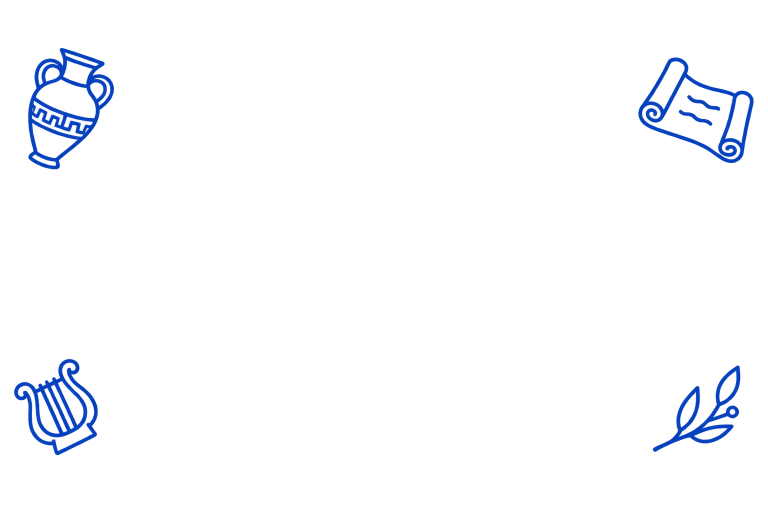
#> input picture assets/greek-objects-handdrawn-v3.png, 1536 x 1024 px (shown at 1/2 size)
$ python optimize_site_images.py
#> lines starting #> are read from the running program, lines starting #| are printed output that depends on the picture
#> in main, original is the input picture: PIL image 1536x1024 RGBA; mean R, G, B, A 0.4, 10.1, 31.5, 5.6
#!/usr/bin/env python3
"""Export existing homepage artwork exactly as rendered, using lossless WebP.

No drawing is regenerated. Crop coordinates and colour/alpha transforms reproduce
build_reader's former SVG viewports, feFlood/SourceAlpha and red-channel filter.
Original artwork is preserved. Hashed outputs can be cached immutably.
"""
from pathlib import Path
import hashlib
import json
from PIL import Image

ROOT=Path(__file__).resolve().parent.parent
ASSETS=ROOT/'assets'
OUTPUT=ASSETS/'optimized'
BLUE=(7,95,206)
PAPER=(222,222,222)
MOTIFS={'vase':(46,86,192,263),'scroll':(1267,105,250,231),'lyre':(18,708,188,212),'twig':(1296,721,195,193)}
PASSAGES={'passage-muses-v1.png':(16,70,1510,950),'passage-first-beings-v1.png':(36,70,1464,915),'passage-cronus-v3.png':(0,0,1536,1024)}
GODS={'gaia':(0,647),'zeus':(647,648),'athena':(1295,647)}

def sha(path):return hashlib.sha256(path.read_bytes()).hexdigest()
def crop(image,box):
#> called with box = (46, 86, 192, 263)
    x,y,w,h=box
    return image.crop((x,y,x+w,y+h))
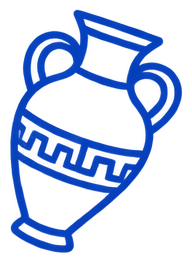
#> returned value: PIL image 192x263 RGBA; mean R, G, B, A 0.2, 51.8, 159.9, 57.1; transparent parts drawn white
def colour_alpha(alpha,colour):
#> called with colour = (7, 95, 206)
    result=Image.new('RGBA',alpha.size,colour+(0,))
    result.putalpha(alpha)
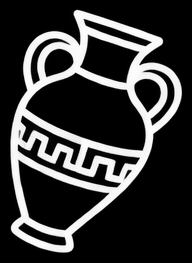
#> alpha: PIL image 192x263 L; min 0, max 254, mean 57.1
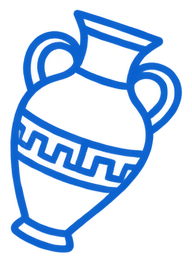
#> result: PIL image 192x263 RGBA; mean R, G, B, A 7, 95, 206, 57.1; transparent parts drawn white
    return result

def main():
    OUTPUT.mkdir(exist_ok=True)
    entries={}
    def export(key,source,image,operation):
        # Do not reduce resolution or quantize colour. Only transparent padding,
        # unrendered RGB data and PNG encoding overhead are removed.
        temporary=OUTPUT/(key+'.webp')
        image.save(temporary,'WEBP',lossless=True,exact=True,method=6)
        decoded=Image.open(temporary).convert('RGBA')
        assert decoded.tobytes()==image.tobytes(),key
        digest=sha(temporary)
        target=OUTPUT/f'{key}.{digest[:12]}.webp'
        temporary.replace(target)
#> (the run stopped early here; a loop or call above may not have finished)
